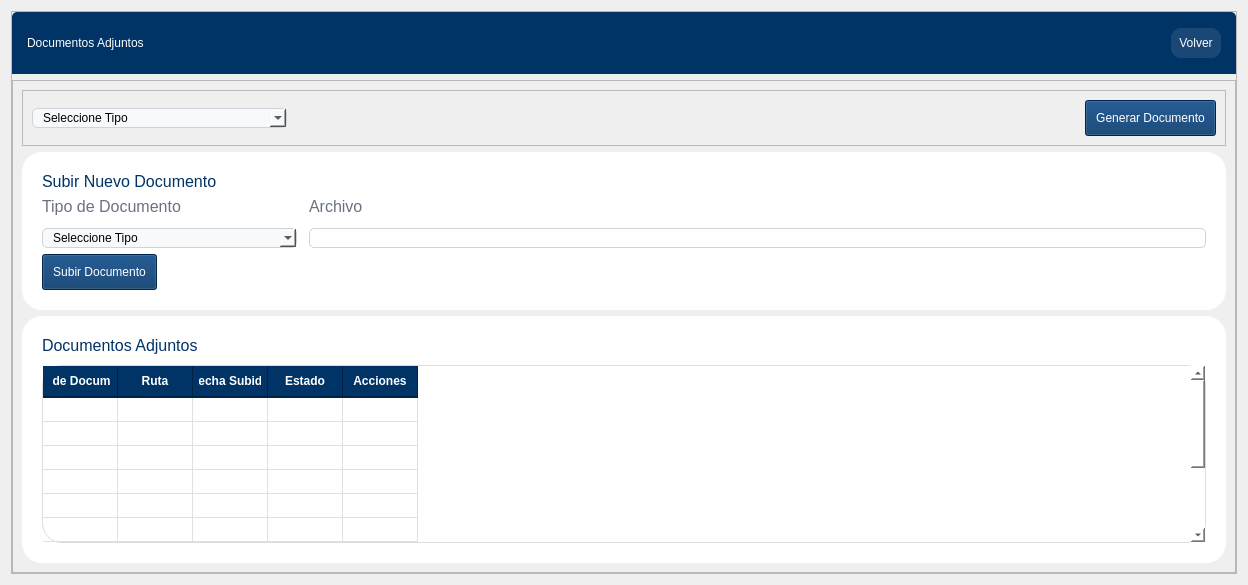
            <widget class="QWidget" name="documentosPage">
             <layout class="QGridLayout" name="gridLayout_6">
              <item row="0" column="0">
               <widget class="QFrame" name="frame_55">
                <property name="frameShape">
                 <enum>QFrame::Shape::StyledPanel</enum>
                </property>
                <property name="frameShadow">
                 <enum>QFrame::Shadow::Raised</enum>
                </property>
                <layout class="QVBoxLayout" name="verticalLayout_77" stretch="1,8">
                 <property name="leftMargin">
                  <number>0</number>
                 </property>
                 <property name="topMargin">
                  <number>0</number>
                 </property>
                 <property name="rightMargin">
                  <number>0</number>
                 </property>
                 <property name="bottomMargin">
                  <number>0</number>
                 </property>
                 <item>
                  <widget class="QFrame" name="frame_56">
                   <property name="styleSheet">
                    <string notr="true">QFrame{
	
	background-color: rgb(0, 51, 102);
	border-top-left-radius:5px;
	border-top-right-radius:5px;
}

#regresarButtonP_2{
background-color:#1a4775;
color:#fff;
padding: 8px;
border-radius: 10px;
	font: 600 12pt &quot;Segoe UI&quot;;
}

QLabel{
color:#fff;
	font: 700 italic 16pt &quot;Segoe UI&quot;;
}</string>
                   </property>
                   <property name="frameShape">
                    <enum>QFrame::Shape::StyledPanel</enum>
                   </property>
                   <property name="frameShadow">
                    <enum>QFrame::Shadow::Raised</enum>
                   </property>
                   <layout class="QHBoxLayout" name="horizontalLayout_73">
                    <property name="leftMargin">
                     <number>15</number>
                    </property>
                    <property name="rightMargin">
                     <number>15</number>
                    </property>
                    <item>
                     <widget class="QLabel" name="label_98">
                      <property name="text">
                       <string>Documentos Adjuntos</string>
                      </property>
                     </widget>
                    </item>
                    <item>
                     <spacer name="horizontalSpacer_41">
                      <property name="orientation">
                       <enum>Qt::Orientation::Horizontal</enum>
                      </property>
                      <property name="sizeHint" stdset="0">
                       <size>
                        <width>696</width>
                        <height>20</height>
                       </size>
                      </property>
                     </spacer>
                    </item>
                    <item>
                     <widget class="QPushButton" name="regresarButtonP_2">
                      <property name="text">
                       <string>Volver</string>
                      </property>
                     </widget>
                    </item>
                   </layout>
                  </widget>
                 </item>
                 <item>
                  <widget class="QFrame" name="frame_57">
                   <property name="frameShape">
                    <enum>QFrame::Shape::StyledPanel</enum>
                   </property>
                   <property name="frameShadow">
                    <enum>QFrame::Shadow::Raised</enum>
                   </property>
                   <layout class="QVBoxLayout" name="verticalLayout_92">
                    <item>
                     <widget class="QFrame" name="frame_66">
                      <property name="frameShape">
                       <enum>QFrame::Shape::StyledPanel</enum>
                      </property>
                      <property name="frameShadow">
                       <enum>QFrame::Shadow::Raised</enum>
                      </property>
                      <layout class="QHBoxLayout" name="horizontalLayout_75">
                       <item>
                        <widget class="QComboBox" name="comboDoc_2">
                         <property name="styleSheet">
                          <string notr="true">QComboBox{
    border: 1px solid #ced4da;
    border-radius: 5px;
	color: rgb(0, 0, 0);
    padding: 1px 10px;
    background-color: #f8f9fa;
}
QComboBox:on {
	color:#333333;
    border-bottom-left-radius: 0px;
    border-bottom-right-radius: 0px;
    background-color: #ffffff;
}</string>
                         </property>
                         <property name="placeholderText">
                          <string>Seleccione Tipo</string>
                         </property>
                         <item>
                          <property name="text">
                           <string>Carta de Solicitud de Pasantia</string>
                          </property>
                         </item>
                         <item>
                          <property name="text">
                           <string>Carta de Aceptacion del Pasante</string>
                          </property>
                         </item>
                         <item>
                          <property name="text">
                           <string>Acto de Inicio</string>
                          </property>
                         </item>
                         <item>
                          <property name="text">
                           <string>Acto de Inicio de Ejecucion de Pasantia</string>
                          </property>
                         </item>
                         <item>
                          <property name="text">
                           <string>Contrato del Pasante</string>
                          </property>
                         </item>
                        </widget>
                       </item>
                       <item>
                        <spacer name="horizontalSpacer_43">
                         <property name="orientation">
                          <enum>Qt::Orientation::Horizontal</enum>
                         </property>
                         <property name="sizeHint" stdset="0">
                          <size>
                           <width>792</width>
                           <height>20</height>
                          </size>
                         </property>
                        </spacer>
                       </item>
                       <item>
                        <widget class="QPushButton" name="btnGenDoc">
                         <property name="styleSheet">
                          <string notr="true">background-color: rgb(0, 51, 102);
color: rgb(255, 255, 255);
padding:10px;
font: 800 12pt &quot;Segoe UI&quot;;</string>
                         </property>
                         <property name="text">
                          <string>Generar Documento</string>
                         </property>
                        </widget>
                       </item>
                      </layout>
                     </widget>
                    </item>
                    <item>
                     <widget class="QFrame" name="frame_59">
                      <property name="styleSheet">
                       <string notr="true">QFrame{
background-color: rgb(255, 255, 255);
border-radius:20px;
color: rgb(0, 0, 0);
}


QLineEdit {
    border: 1px solid #ced4da;
    border-radius: 5px; 
    padding: 1px;
    padding-left: 35px;
    background: transparent;
    color: #ccc;
}

QComboBox{
    border: 1px solid #ced4da;
	
	color: rgb(0, 0, 0);
    border-radius: 5px;
    padding: 1px 10px;
    background-color: #f8f9fa;
}
QComboBox:on {
	color:#333333;
    border-bottom-left-radius: 0px;
    border-bottom-right-radius: 0px;
    background-color: #ffffff;
}</string>
                      </property>
                      <property name="frameShape">
                       <enum>QFrame::Shape::Box</enum>
                      </property>
                      <property name="frameShadow">
                       <enum>QFrame::Shadow::Sunken</enum>
                      </property>
                      <property name="lineWidth">
                       <number>2</number>
                      </property>
                      <layout class="QVBoxLayout" name="verticalLayout_83">
                       <property name="leftMargin">
                        <number>20</number>
                       </property>
                       <property name="topMargin">
                        <number>20</number>
                       </property>
                       <property name="rightMargin">
                        <number>20</number>
                       </property>
                       <property name="bottomMargin">
                        <number>20</number>
                       </property>
                       <item>
                        <widget class="QLabel" name="label_99">
                         <property name="font">
                          <font>
                           <pointsize>12</pointsize>
                           <fontweight>DemiBold</fontweight>
                          </font>
                         </property>
                         <property name="styleSheet">
                          <string notr="true">color: rgb(0, 51, 102);</string>
                         </property>
                         <property name="text">
                          <string>Subir Nuevo Documento</string>
                         </property>
                        </widget>
                       </item>
                       <item>
                        <layout class="QHBoxLayout" name="horizontalLayout_69">
                         <property name="spacing">
                          <number>12</number>
                         </property>
                         <item>
                          <layout class="QVBoxLayout" name="verticalLayout_81">
                           <item>
                            <widget class="QLabel" name="label_106">
                             <property name="font">
                              <font>
                               <pointsize>12</pointsize>
                               <fontweight>DemiBold</fontweight>
                              </font>
                             </property>
                             <property name="styleSheet">
                              <string notr="true">color: rgb(106, 114, 130);</string>
                             </property>
                             <property name="text">
                              <string>Tipo de Documento</string>
                             </property>
                            </widget>
                           </item>
                           <item>
                            <widget class="QComboBox" name="comboDoc">
                             <property name="styleSheet">
                              <string notr="true"/>
                             </property>
                             <property name="placeholderText">
                              <string>Seleccione Tipo</string>
                             </property>
                             <item>
                              <property name="text">
                               <string>Carta de Solicitud de Pasantia</string>
                              </property>
                             </item>
                             <item>
                              <property name="text">
                               <string>Carta de Aceptacion del Pasante</string>
                              </property>
                             </item>
                             <item>
                              <property name="text">
                               <string>Acto de Inicio</string>
                              </property>
                             </item>
                             <item>
                              <property name="text">
                               <string>Acto de Inicio de Ejecucion de Pasantia</string>
                              </property>
                             </item>
                             <item>
                              <property name="text">
                               <string>Contrato del Pasante</string>
                              </property>
                             </item>
                            </widget>
                           </item>
                          </layout>
                         </item>
                         <item>
                          <layout class="QVBoxLayout" name="verticalLayout_82">
                           <item>
                            <widget class="QLabel" name="label_108">
                             <property name="font">
                              <font>
                               <pointsize>12</pointsize>
                               <fontweight>DemiBold</fontweight>
                              </font>
                             </property>
                             <property name="styleSheet">
                              <string notr="true">color: rgb(106, 114, 130);</string>
                             </property>
                             <property name="text">
                              <string>Archivo</string>
                             </property>
                            </widget>
                           </item>
                           <item>
                            <widget class="QLineEdit" name="lineRuta">
                             <property name="styleSheet">
                              <string notr="true"/>
                             </property>
                             <property name="text">
                              <string/>
                             </property>
                             <property name="readOnly">
                              <bool>true</bool>
                             </property>
                            </widget>
                           </item>
                          </layout>
                         </item>
                        </layout>
                       </item>
                       <item>
                        <layout class="QHBoxLayout" name="horizontalLayout_74">
                         <item>
                          <widget class="QPushButton" name="btnSubirDoc">
                           <property name="styleSheet">
                            <string notr="true">background-color: rgb(0, 51, 102);
color: rgb(255, 255, 255);
padding:10px;
font: 800 12pt &quot;Segoe UI&quot;;</string>
                           </property>
                           <property name="text">
                            <string>Subir Documento</string>
                           </property>
                          </widget>
                         </item>
                         <item>
                          <spacer name="horizontalSpacer_42">
                           <property name="orientation">
                            <enum>Qt::Orientation::Horizontal</enum>
                           </property>
                           <property name="sizeHint" stdset="0">
                            <size>
                             <width>40</width>
                             <height>20</height>
                            </size>
                           </property>
                          </spacer>
                         </item>
                        </layout>
                       </item>
                      </layout>
                     </widget>
                    </item>
                    <item>
                     <widget class="QFrame" name="frame_61">
                      <property name="styleSheet">
                       <string notr="true">background-color: rgb(255, 255, 255);
border-radius:20px;
color: rgb(0, 0, 0);</string>
                      </property>
                      <property name="frameShape">
                       <enum>QFrame::Shape::Box</enum>
                      </property>
                      <property name="frameShadow">
                       <enum>QFrame::Shadow::Sunken</enum>
                      </property>
                      <property name="lineWidth">
                       <number>2</number>
                      </property>
                      <layout class="QVBoxLayout" name="verticalLayout_91">
                       <property name="spacing">
                        <number>10</number>
                       </property>
                       <property name="leftMargin">
                        <number>20</number>
                       </property>
                       <property name="topMargin">
                        <number>20</number>
                       </property>
                       <property name="rightMargin">
                        <number>20</number>
                       </property>
                       <property name="bottomMargin">
                        <number>20</number>
                       </property>
                       <item>
                        <widget class="QLabel" name="label_140">
                         <property name="font">
                          <font>
                           <pointsize>12</pointsize>
                           <fontweight>DemiBold</fontweight>
                          </font>
                         </property>
                         <property name="styleSheet">
                          <string notr="true">color: rgb(0, 51, 102);</string>
                         </property>
                         <property name="text">
                          <string>Documentos Adjuntos</string>
                         </property>
                        </widget>
                       </item>
                       <item>
                        <widget class="QTableWidget" name="tabla_documentos">
                         <property name="enabled">
                          <bool>true</bool>
                         </property>
                         <property name="styleSheet">
                          <string notr="true">/* 1. Estilo General de la Tabla */
QTableWidget {
    background-color: #ffffff;
    /* Color alterno para filas (efecto cebra) */
    alternate-background-color: #f4f6f9; 
    color: #2b2b2b;
    font-size: 14px;
    
    /* Borde exterior suave */
    border: 1px solid #dcdcdc;
    
    /* Color de las líneas de la cuadrícula más sutil */
    gridline-color: #e0e0e0;
}

/* 2. Estilo de los Ítems (Celdas) 
QTableWidget::item {
 
	padding:5px;
    border-bottom: 1px solid #f0f0f0;
}*/

/* 3. Estilo de Selección 
QTableWidget::item:selected {
    outline: 0; 
}*/

QTableWidget::item:hover {
    /* Opcional: un ligero gris al pasar el mouse por una celda no seleccionada */
    background-color: #e6eaf0;
    color: #000000;
}

/* 4. Estilo de los Encabezados (Header) */
QHeaderView::section {
    background-color: #003366;
    color: white;
    font-weight: bold; /* Negrita para destacar */
    padding: 6px;      /* Más altura al encabezado */
    border: none;      /* Sin bordes individuales feos */
    
    /* Separador sutil a la derecha */
    border-right: 1px solid #002244; 
    border-bottom: 2px solid #002244;
}

/* 5. La esquina superior izquierda (donde se cruzan los headers) */
QTableCornerButton::section {
    background-color: #003366;
    border: 1px solid #003366;
}</string>
                         </property>
                         <property name="editTriggers">
                          <set>QAbstractItemView::EditTrigger::NoEditTriggers</set>
                         </property>
                         <property name="showGrid">
                          <bool>true</bool>
                         </property>
                         <property name="sortingEnabled">
                          <bool>false</bool>
                         </property>
                         <property name="wordWrap">
                          <bool>false</bool>
                         </property>
                         <property name="cornerButtonEnabled">
                          <bool>true</bool>
                         </property>
                         <property name="rowCount">
                          <number>10</number>
                         </property>
                         <property name="setAlternatingRowColors" stdset="0">
                          <bool>true</bool>
                         </property>
                         <attribute name="horizontalHeaderCascadingSectionResizes">
                          <bool>true</bool>
                         </attribute>
                         <attribute name="horizontalHeaderMinimumSectionSize">
                          <number>20</number>
                         </attribute>
                         <attribute name="horizontalHeaderDefaultSectionSize">
                          <number>75</number>
                         </attribute>
                         <attribute name="horizontalHeaderHighlightSections">
                          <bool>true</bool>
                         </attribute>
                         <attribute name="horizontalHeaderShowSortIndicator" stdset="0">
                          <bool>false</bool>
                         </attribute>
                         <attribute name="horizontalHeaderStretchLastSection">
                          <bool>false</bool>
                         </attribute>
                         <attribute name="verticalHeaderVisible">
                          <bool>false</bool>
                         </attribute>
                         <attribute name="verticalHeaderCascadingSectionResizes">
                          <bool>false</bool>
                         </attribute>
                         <attribute name="verticalHeaderDefaultSectionSize">
                          <number>24</number>
                         </attribute>
                         <row>
                          <property name="text">
                           <string>New Row</string>
                          </property>
                         </row>
                         <row>
                          <property name="text">
                           <string>New Row</string>
                          </property>
                         </row>
                         <row>
                          <property name="text">
                           <string>New Row</string>
                          </property>
                         </row>
                         <row>
                          <property name="text">
                           <string>New Row</string>
                          </property>
                         </row>
                         <row>
                          <property name="text">
                           <string>New Row</string>
                          </property>
                         </row>
                         <row>
                          <property name="text">
                           <string>New Row</string>
                          </property>
                         </row>
                         <row>
                          <property name="text">
                           <string>New Row</string>
                          </property>
                         </row>
                         <row>
                          <property name="text">
                           <string>New Row</string>
                          </property>
                         </row>
                         <row>
                          <property name="text">
                           <string>New Row</string>
                          </property>
                         </row>
                         <row>
                          <property name="text">
                           <string>New Row</string>
                          </property>
                         </row>
                         <column>
                          <property name="text">
                           <string>Tipo de Documento</string>
                          </property>
                         </column>
                         <column>
                          <property name="text">
                           <string>Ruta</string>
                          </property>
                         </column>
                         <column>
                          <property name="text">
                           <string>Fecha Subida</string>
                          </property>
                         </column>
                         <column>
                          <property name="text">
                           <string>Estado</string>
                          </property>
                         </column>
                         <column>
                          <property name="text">
                           <string>Acciones</string>
                          </property>
                         </column>
                        </widget>
                       </item>
                      </layout>
                     </widget>
                    </item>
                   </layout>
                  </widget>
                 </item>
                </layout>
               </widget>
              </item>
             </layout>
            </widget>
